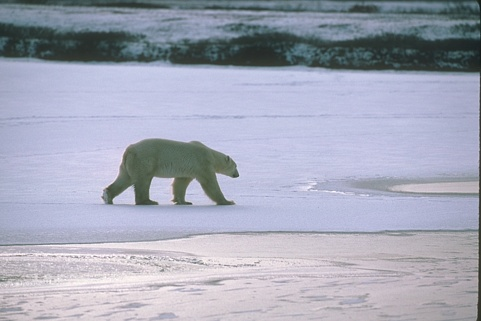
#> input picture BSDS500/images/test/100007.jpg, 481 x 321 px; its folder holds only this picture in this run
$ jupyter execute --allow-errors Adaptive_Smoky_Edge_Detection.ipynb   (older library calls are emulated)
#> lines starting #> are read from the running program, lines starting #| are printed output that depends on the picture; after the words box and inside, x2 and y2 are one past the last pixel; in counts of white or black regions, pixels touching at a corner belong together
# Adaptive Edge Detection in Smoke-Augmented BSDS500 Images

This notebook implements a hybrid edge detection pipeline using the BSDS500 dataset. The pipeline consists of:
1. **Smoke Augmentation:** Adding natural smoke overlays (using synthetic simulation) at varying densities.
2. **Edge Detection Algorithms:** Experimenting with several edge detectors (Canny, Sobel, Laplacian, and a simulated deep method).
3. **Smoke Level Estimation:** A simple CNN to predict smoke intensity (Low, Medium, High).
4. **Adaptive Edge Detection:** Dynamically choosing the best edge detector based on the predicted smoke level.
5. **Evaluation:** Comparing detected edges against ground truth (loaded from BSDS500 .mat files) using metrics such as F1-score, IoU, and SSIM.

**Dataset Integration:**
The BSDS500 dataset is assumed to have the following folder structure (adjust paths if needed):
- `BSDS500/images/test/` — contains test images (JPEG or PNG)
- `BSDS500/ground_truth/test/` — contains corresponding ground truth .mat files
Make sure you have downloaded and unzipped the dataset from Kaggle into the appropriate folders.

[cell 1]
import os
import glob
import cv2
import numpy as np
import matplotlib.pyplot as plt
import random
from skimage.metrics import structural_similarity as ssim
from sklearn.metrics import f1_score, jaccard_score
import tensorflow as tf
import pandas as pd

from keras import Sequential
from keras.api.layers import Conv2D, MaxPooling2D, Flatten, Dense, Dropout
from keras.api.utils import to_categorical

import scipy.io as sio

# Set random seeds for reproducibility
np.random.seed(42)
random.seed(42)
tf.random.set_seed(42)
#> (this line was passed over: tensorflow is not available in this run)

## 1. Dataset Loading (BSDS500)

Update the paths below to point to the BSDS500 dataset downloaded from Kaggle.
We assume that the test images are stored under `BSDS500/images/test/` and their corresponding ground truth in `BSDS500/ground_truth/test/`.

[cell 2]
# Set dataset directories (update these paths as needed)
dataset_dir = 'BSDS500'  # Folder where BSDS500 is unzipped
images_dir = os.path.join(dataset_dir, 'images', 'test')
gt_dir = os.path.join(dataset_dir, 'ground_truth', 'test')

# List image files (supports jpg and png)
image_files = glob.glob(os.path.join(images_dir, '*.jpg')) + glob.glob(os.path.join(images_dir, '*.png'))
if len(image_files) == 0:
    raise Exception("No images found in the dataset directory. Please check your dataset path.")

# Load a random sample image from the dataset
sample_image_path = random.choice(image_files)
sample_image = cv2.imread(sample_image_path)
#> sample_image is the input picture: shape (321, 481, 3); mean B, G, R 183.7, 167.6, 164.2
sample_image = cv2.cvtColor(sample_image, cv2.COLOR_BGR2RGB)
print("Loaded sample image:", sample_image_path)

## 2. Ground Truth Loader for BSDS500

BSDS500 ground truth files are stored in .mat format. The following function loads the ground truth edges for a given image.
It assumes that the ground truth file shares the same base name as the image file.

[cell 3]
def load_ground_truth_edges(image_path, gt_dir):
    """
    Load ground truth edges from a BSDS500 .mat file corresponding to image_path.

    Returns:
        combined (numpy array): Binary edge map (0 or 255).
    """
    base_name = os.path.splitext(os.path.basename(image_path))[0]
    gt_path = os.path.join(gt_dir, base_name + '.mat')
    if not os.path.exists(gt_path):
        print(f"Ground truth file not found for {image_path}. Using Canny on original image as simulated GT.")
        return detect_edges_canny(sample_image)
    gt_data = sio.loadmat(gt_path)
    # The ground truth is stored in a cell array called 'groundTruth'
    gt_cell = gt_data['groundTruth'][0]
    # Initialize combined edge map with zeros (same size as the first annotation)
    combined = np.zeros(gt_cell[0]['Boundaries'][0, 0].shape, dtype=np.bool_)
    # Combine each annotation's boundaries using logical OR
    for gt in gt_cell:
        edge_map = gt['Boundaries'][0, 0]
        combined = np.logical_or(combined, edge_map)
    combined = (combined.astype(np.uint8)) * 255
    return combined

## 3. Smoke Augmentation

We simulate smoke by generating a noise image, blurring it, and then alpha blending it with the original image.

[cell 4]
def add_smoke_overlay(image, opacity=0.5):
    """
    Adds a smoke-like overlay to an image using random noise and Gaussian blur.

    Parameters:
        image (numpy array): Original image.
        opacity (float): Opacity level of the smoke overlay (0 to 1).

    Returns:
        Augmented image with smoke overlay.
    """
    noise = np.random.rand(*image.shape[:2]).astype(np.float32)
    noise = (noise * 255).astype(np.uint8)
    smoke = cv2.GaussianBlur(noise, (21, 21), 0)
    if len(image.shape) == 3 and image.shape[2] == 3:
        smoke = cv2.cvtColor(smoke, cv2.COLOR_GRAY2BGR)
    image_float = image.astype(np.float32) / 255.0
    smoke_float = smoke.astype(np.float32) / 255.0
    augmented = cv2.addWeighted(image_float, 1.0, smoke_float, opacity, 0)
    augmented = np.clip(augmented * 255, 0, 255).astype(np.uint8)
    return augmented

### Visualize Smoke Augmentation on a BSDS500 Sample

We display the sample image augmented with various smoke opacities.

[cell 5]
opacities = [0.2, 0.4, 0.6, 0.8]
plt.figure(figsize=(12, 3))
for i, opacity in enumerate(opacities):
    augmented = add_smoke_overlay(sample_image, opacity)
    plt.subplot(1, len(opacities), i + 1)
    plt.imshow(augmented)
    plt.title(f'Opacity: {opacity}')
    plt.axis('off')
plt.show()
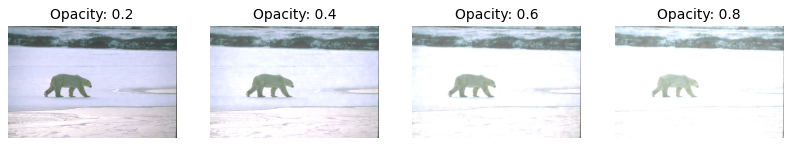
#> figure drawn by matplotlib, 4 panels

## 4. Edge Detection Algorithms

We implement several edge detectors:
- **Canny**
- **Sobel**
- **Laplacian**
- **HED (simulated):** Here simulated via histogram equalization followed by Canny.

[cell 6]
def detect_edges_canny(image, low_threshold=30, high_threshold=100):
#> called with low_threshold = 30, high_threshold = 100
    gray = cv2.cvtColor(image, cv2.COLOR_RGB2GRAY)
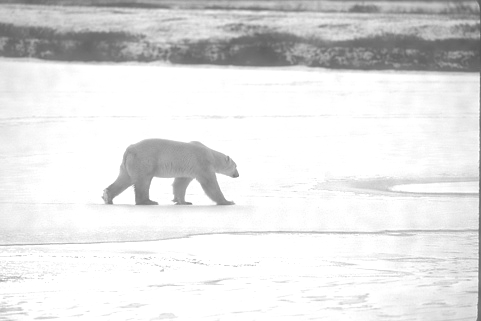
#> gray: shape (321, 481); min 85, max 255, mean 225.7
    edges = cv2.Canny(gray, low_threshold, high_threshold)
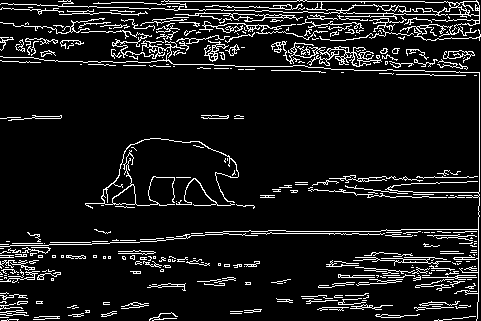
#> edges: shape (321, 481); 9.5% white in thin lines or dots
    return edges


def detect_edges_sobel(image):
    gray = cv2.cvtColor(image, cv2.COLOR_RGB2GRAY)
    grad_x = cv2.Sobel(gray, cv2.CV_64F, 1, 0, ksize=5)
    grad_y = cv2.Sobel(gray, cv2.CV_64F, 0, 1, ksize=5)
    abs_grad_x = cv2.convertScaleAbs(grad_x)
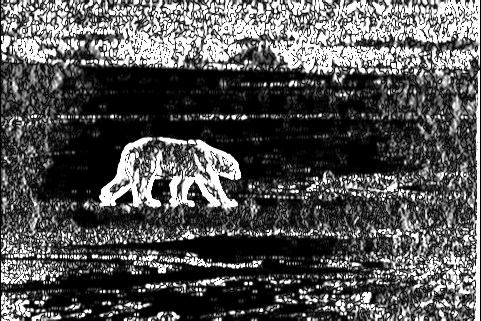
#> abs_grad_x: shape (321, 481); min 0, max 255, mean 83.7
    abs_grad_y = cv2.convertScaleAbs(grad_y)
    edges = cv2.addWeighted(abs_grad_x, 0.5, abs_grad_y, 0.5, 0)
    _, edges = cv2.threshold(edges, 50, 255, cv2.THRESH_BINARY)
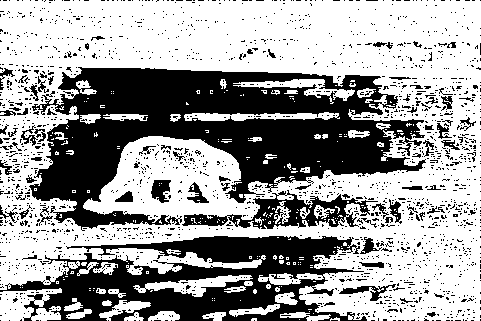
#> edges: shape (321, 481); 62% white; 2091 black regions (2015 under 20 px), largest, box (x1, y1, x2, y2) and area: (29, 67, 426, 231) 30936, (0, 236, 367, 321) 15607, (182, 190, 378, 229) 2620
    return edges


def detect_edges_laplacian(image):
    gray = cv2.cvtColor(image, cv2.COLOR_RGB2GRAY)
    lap = cv2.Laplacian(gray, cv2.CV_64F)
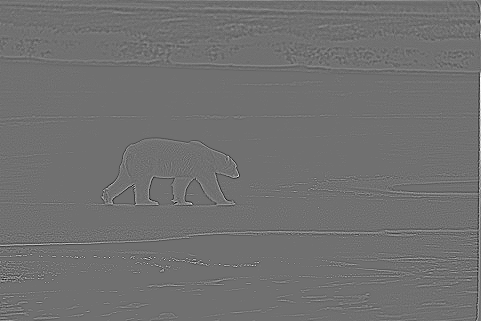
#> lap: shape (321, 481) float64; min -179, max 225, mean 0.1; drawn with min black and max white
    edges = cv2.convertScaleAbs(lap)
    _, edges = cv2.threshold(edges, 30, 255, cv2.THRESH_BINARY)
#> edges: shape (321, 481); 4.4% white in thin lines or dots
    return edges


def detect_edges_hed_deep(image):
    # Load the pre-trained HED model (ensure the files are in your working directory)
    prototxt_path = "./model/deploy.prototxt"
    caffemodel_path = "./model/hed_pretrained_bsds.caffemodel"
    net = cv2.dnn.readNetFromCaffe(prototxt_path, caffemodel_path)
    blob = cv2.dnn.blobFromImage(image, scalefactor=1.0, size=(image.shape[1], image.shape[0]),
                                 mean=(104.00698793, 116.66876762, 122.67891434),
                                 swapRB=False, crop=False)
    net.setInput(blob)
    hed = net.forward()
    hed = hed[0, 0]  # Extract the edge map from the network output
    hed = cv2.resize(hed, (image.shape[1], image.shape[0]))
    hed = (255 * hed).astype(np.uint8)
    _, hed = cv2.threshold(hed, 50, 255, cv2.THRESH_BINARY)
    return hed

def weighted_fuse_edges(edges, weights=None):
    if weights is None:
        weights = [1.0 / len(edges)] * len(edges)
    fused = np.zeros_like(edges[0], dtype=np.float32)
    for edge, w in zip(edges, weights):
        fused += w * edge.astype(np.float32)
    # Normalize to 0-255 and convert to uint8
    fused = np.clip(fused, 0, 255).astype(np.uint8)
    # Apply dilation to account for slight misalignments
    kernel = np.ones((3, 3), np.uint8)
    fused = cv2.dilate(fused, kernel, iterations=1)
    # Optionally threshold the fused image
    _, fused = cv2.threshold(fused, 50, 255, cv2.THRESH_BINARY)
    # If fused has shape (2, height, width), transpose to (height, width, 2)
    if fused.ndim == 3 and fused.shape[0] == 2:
        fused = fused.transpose(1, 2, 0)
    return fused

### Visualize Edge Detection Results on a Smoke-Augmented Image
We apply all edge detectors on a smoke-augmented sample image (opacity=0.5) and display the results.

[cell 7]
augmented_image = add_smoke_overlay(sample_image, opacity=0.5)

edge_canny = detect_edges_canny(augmented_image)
edge_sobel = detect_edges_sobel(augmented_image)
edge_laplacian = detect_edges_laplacian(augmented_image)
#> (the rest of this cell did not finish here and is left out)

## 5. Smoke Level Estimation Model

We build a simple CNN using Keras to classify smoke levels into Low, Medium, or High.
For demonstration purposes, we generate dummy training data using our smoke augmentation function.
In practice, train on a properly labeled dataset.

[cell 8]
def create_smoke_level_model(input_shape=(128, 128, 3), num_classes=3):
    model = Sequential([
        Conv2D(32, (3, 3), activation='relu', input_shape=input_shape),
        MaxPooling2D((2, 2)),
        Conv2D(64, (3, 3), activation='relu'),
        MaxPooling2D((2, 2)),
        Flatten(),
        Dense(64, activation='relu'),
        Dropout(0.5),
        Dense(num_classes, activation='softmax')
    ])
    model.compile(optimizer='adam', loss='categorical_crossentropy', metrics=['accuracy'])
    return model


#> (the rest of this cell did not finish here and is left out)

### Dummy Data Generation & Model Training for Smoke Estimation

We simulate training data where:
- Label 0 (Low): opacity ≈ 0.2
- Label 1 (Medium): opacity ≈ 0.5
- Label 2 (High): opacity ≈ 0.8

[cell 9]
def generate_dummy_smoke_data(num_samples=100, image_size=(128, 128)):
#> called with num_samples = 800, image_size = (128, 128)
    X = []
    y = []
    for _ in range(num_samples):
        base_path = random.choice(image_files)
        base_img = cv2.imread(base_path)
        base_img = cv2.cvtColor(base_img, cv2.COLOR_BGR2RGB)
        base_img = cv2.resize(base_img, image_size)
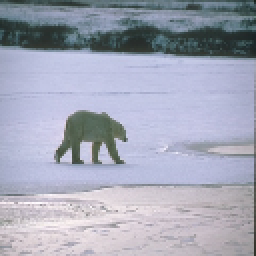
#> base_img: shape (128, 128, 3) (shown 2 times larger); mean R, G, B 164.1, 167.5, 183.6

        label = random.choice([0, 1, 2])
        opacity = {0: 0.2, 1: 0.5, 2: 0.8}[label]
        augmented = add_smoke_overlay(base_img, opacity)
#> in add_smoke_overlay (call 6), `smoke = cv2.GaussianBlur(noise, (21, 21), 0)`:
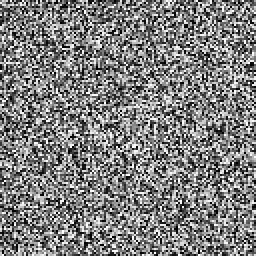
#> noise: shape (128, 128) (shown 2 times larger); min 0, max 254, mean 127
#> in add_smoke_overlay (call 6), `smoke = cv2.cvtColor(smoke, cv2.COLOR_GRAY2BGR)`:
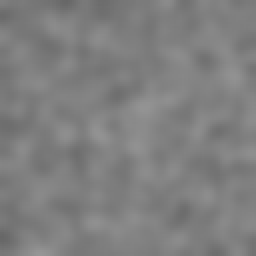
#> smoke: shape (128, 128, 3) (shown 2 times larger); min 103, max 150, mean 127
#> in add_smoke_overlay (call 6), `augmented = np.clip(augmented * 255, 0, 255).astype(np.uint8)`:
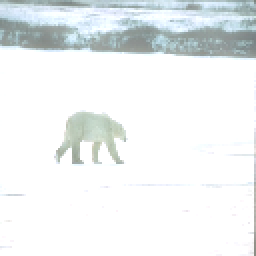
#> augmented: shape (128, 128, 3) (shown 2 times larger); mean R, G, B 237.1, 240.8, 241.4
        X.append(augmented)
        y.append(label)
    X = np.array(X).astype('float32') / 255.0
    y = to_categorical(np.array(y), num_classes=3)
    return X, y


X_dummy, y_dummy = generate_dummy_smoke_data(num_samples=800)
smoke_model.fit(X_dummy, y_dummy, epochs=20, batch_size=32)
